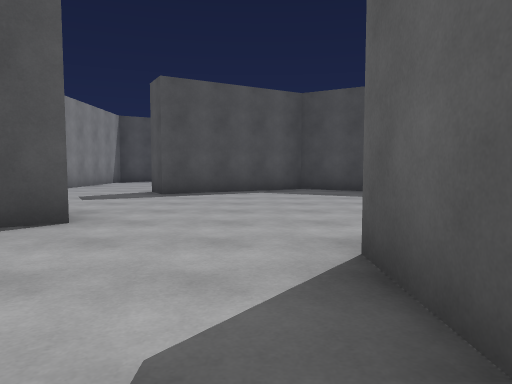
View 1 (above)

24 first-person views from a walk through a Unity game level. The camera is 1.2 m above the floor, tilts 4° down and sees 70° across. The floor is counted in squares, 2 m on a side. Each view is taken from the middle of a square. On the plan, view 1 faces up. The plan holds only what a view shows up to about 10 squares ahead; the rest is blank. The place goes on beyond the plan.

View 2
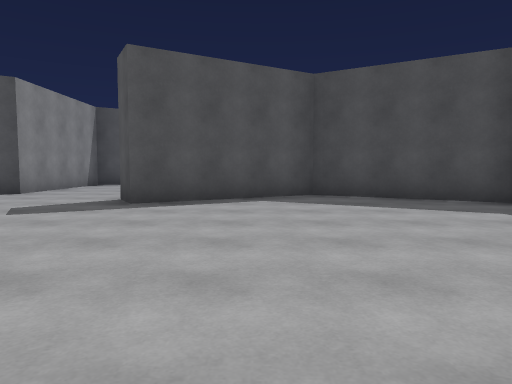

View 3
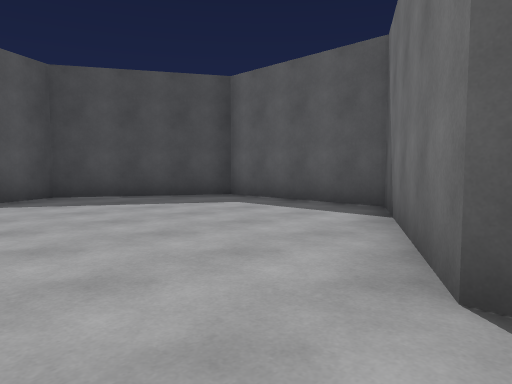

View 4
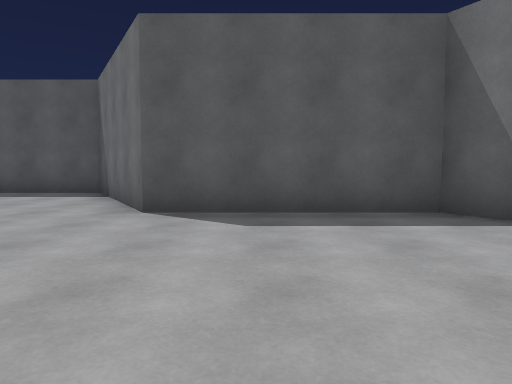

View 5
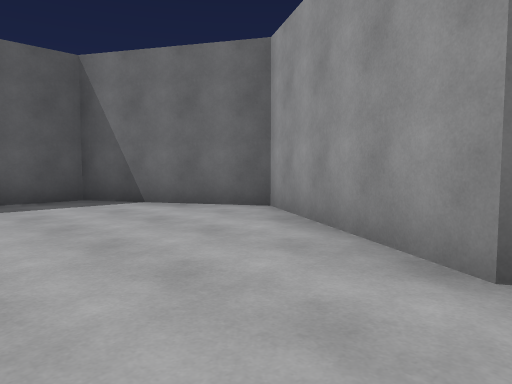

View 6
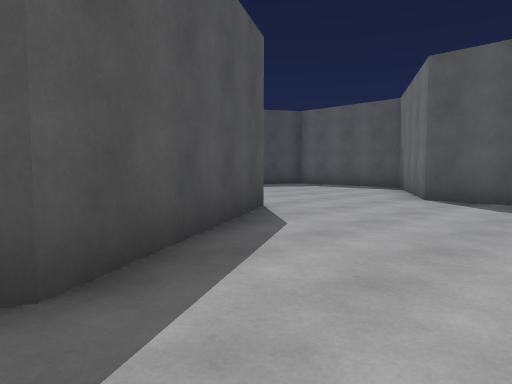

View 7
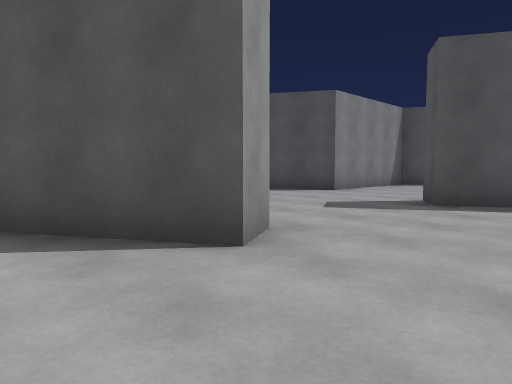

View 8
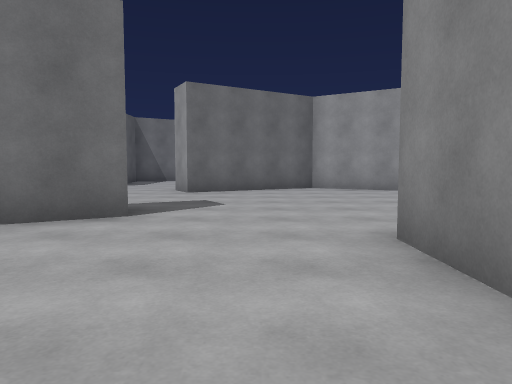

View 9
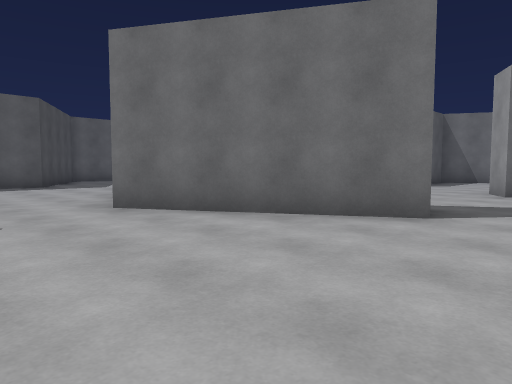

View 10
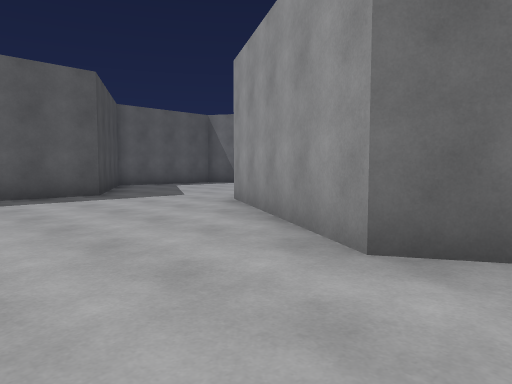

View 11
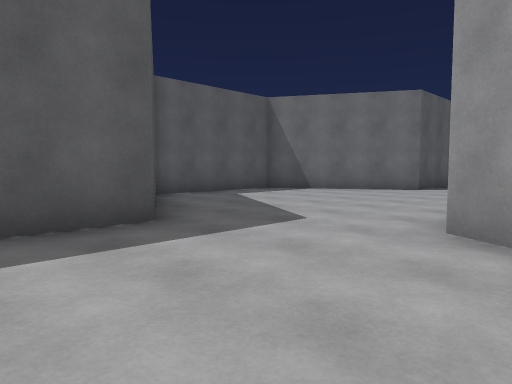

View 12
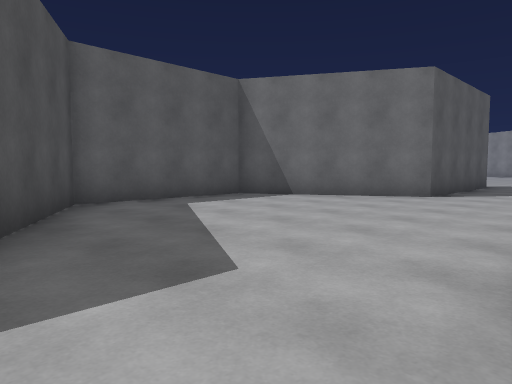

View 13
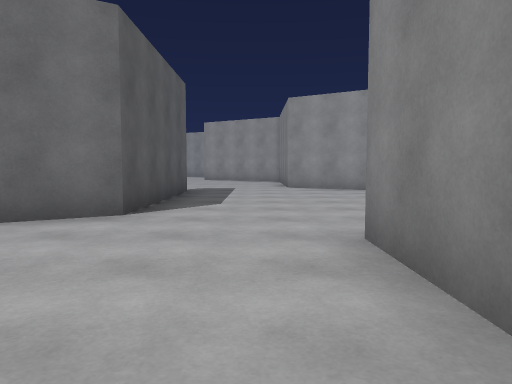

View 14
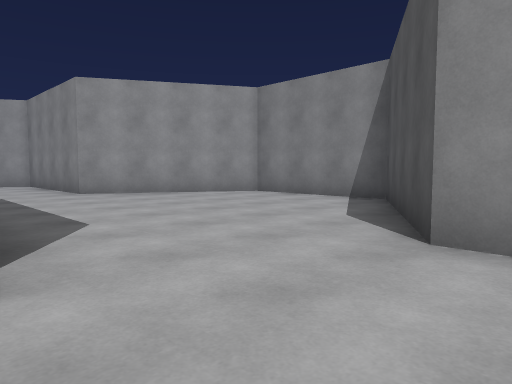

View 15
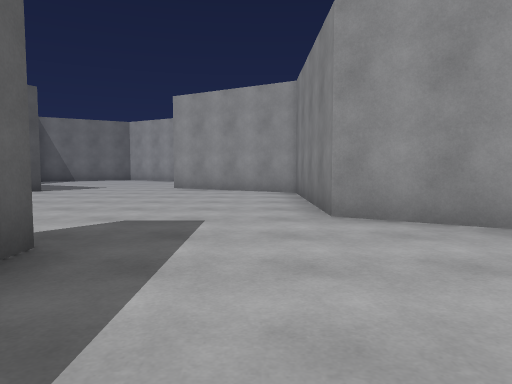

View 16
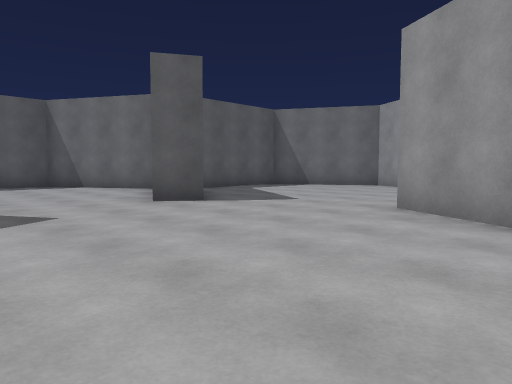

View 17
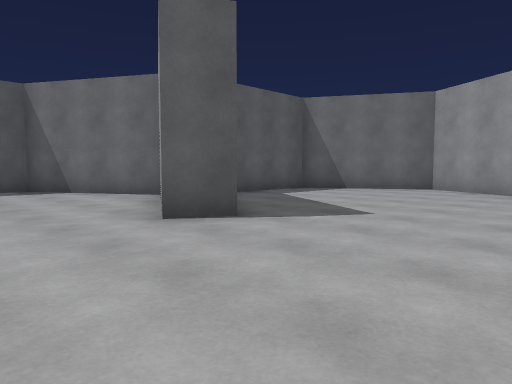

View 18
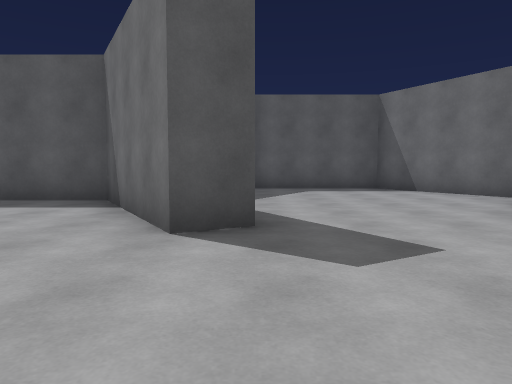

View 19
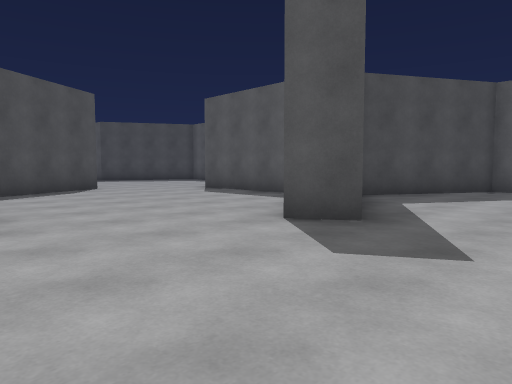

View 20
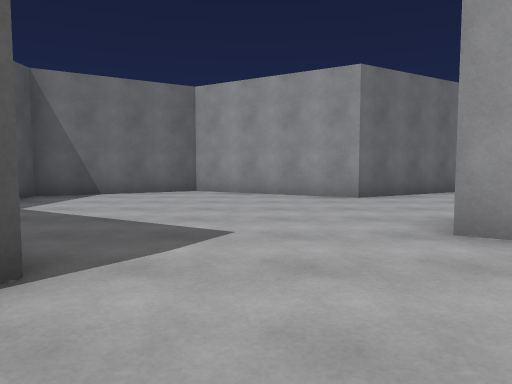

View 21
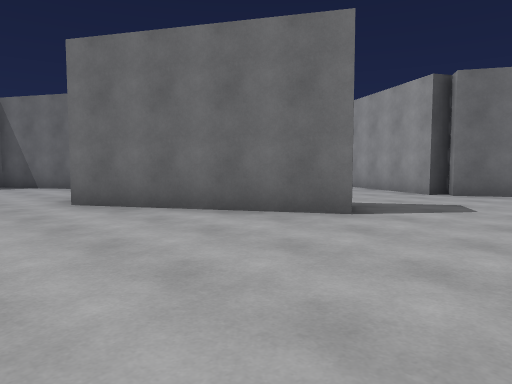

View 22
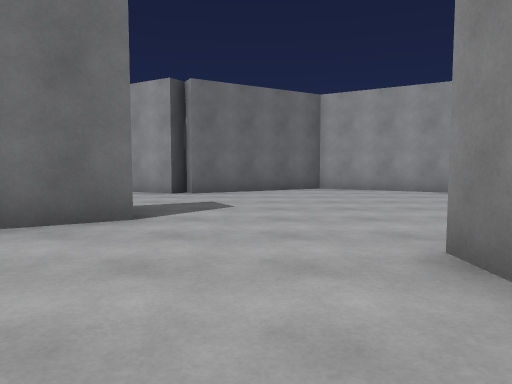

View 23
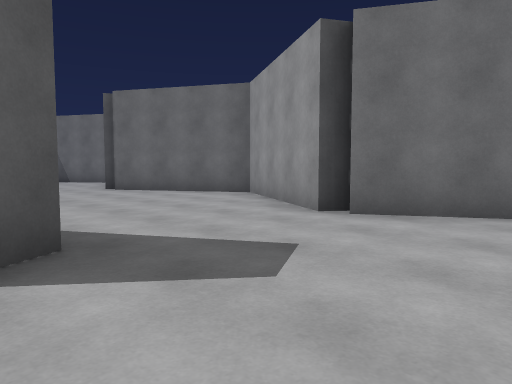

View 24
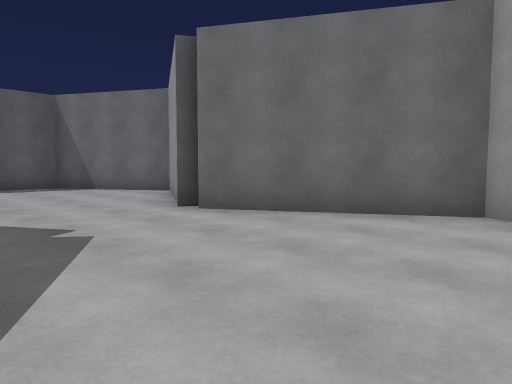

### Floor plan
Points are (right, up) in squares from view 1. A wall is a line through its corners. A room is listed if a view was taken in it or the views show most of it. See-through windows are left out.
Room 1 (views 1, 2, 3, 4, 5, 6, 7)
walls: (-2, 3.8) (-5.6, 1.7); (-5.6, -1.2) (-2.2, -3.1) (0.7, -1.5) (0.7, 2.5) (1.7, 3.1)
ways out: opening at (0, 3)
Room 2 (views 8, 9, 10, 11, 12)
walls: (-2.5, 8.6) (1.2, 10.7) (5.2, 8.4); (7.6, 10) (7.6, 11.8); (-5.2, 12) (-5.2, 10)
ways out: opening at (6.5, 9.5) to room 3; opening at (-3.5, 10.5)
Room 3 (views 13, 14)
walls: (5.1, 5.8) (5.1, 4); (7.6, 2.5) (11.1, 4.5) (11.1, 8) (7.6, 10)
ways out: opening at (6.5, 9.5) to room 2; opening at (6.5, 4.5) to room 4
Room 4 (views 15, 16, 17, 18, 19, 20, 21, 22, 23, 24)
walls: (11.2, -8) (11.7, -7.2) (14, -8.5); (11.7, -4) (11.2, -3.2) (14.4, -1.4) (14.4, 1.8); (14.9, -9) (17.9, -7.3) (17.9, -3.9) (14.9, -2.2); (7.6, -1.8) (7.6, 2.5); (4.9, -15.9) (4.4, -15.1) (8, -13) (11.5, -15) (14.4, -13.3) (14.4, -10.8); (1.7, -12.9) (1.7, -13.6); (11.5, -19.4) (11.7, -19) (14.7, -20.8); (4.4, -19.1) (4.6, -19.4) (4.9, -19) (8.1, -20.9) (11.3, -19.1); (12, 4) (9.5, 2.6); (14.9, -21) (17.9, -19.2) (17.9, -17.9); (5.1, 4) (1.7, 2) (1.7, -1.4) (5.1, -3.4) (5.1, -7.3) (8.3, -9.2); (-1.5, -19.3) (1.3, -20.9) (4.7, -18.9)
ways out: opening at (6.5, 4.5) to room 3

Positions as (right, up) in squares from view 1, and headings:
1: (0, 0), facing up
2: (0, 2), facing up
3: (-1, 2), facing up-right
4: (-4, 1), facing right
5: (-6, 1), facing down-right
6: (-6, 0), facing up-right
7: (0, 2), facing up-left
8: (-4, 13), facing down
9: (-4, 13), facing down-right
10: (0, 13), facing down-right
11: (4, 12), facing down-right
12: (5, 10), facing down-right
13: (6, 7), facing down
14: (8, 5), facing down-left
15: (6, 1), facing down
16: (6, -4), facing down-right
17: (8, -5), facing down-right
18: (8, -4), facing right
19: (8, -6), facing up-right
20: (10, -6), facing down
21: (2, -11), facing down-right
22: (3, -11), facing down
23: (2, -15), facing down-right
24: (7, -16), facing down-right
